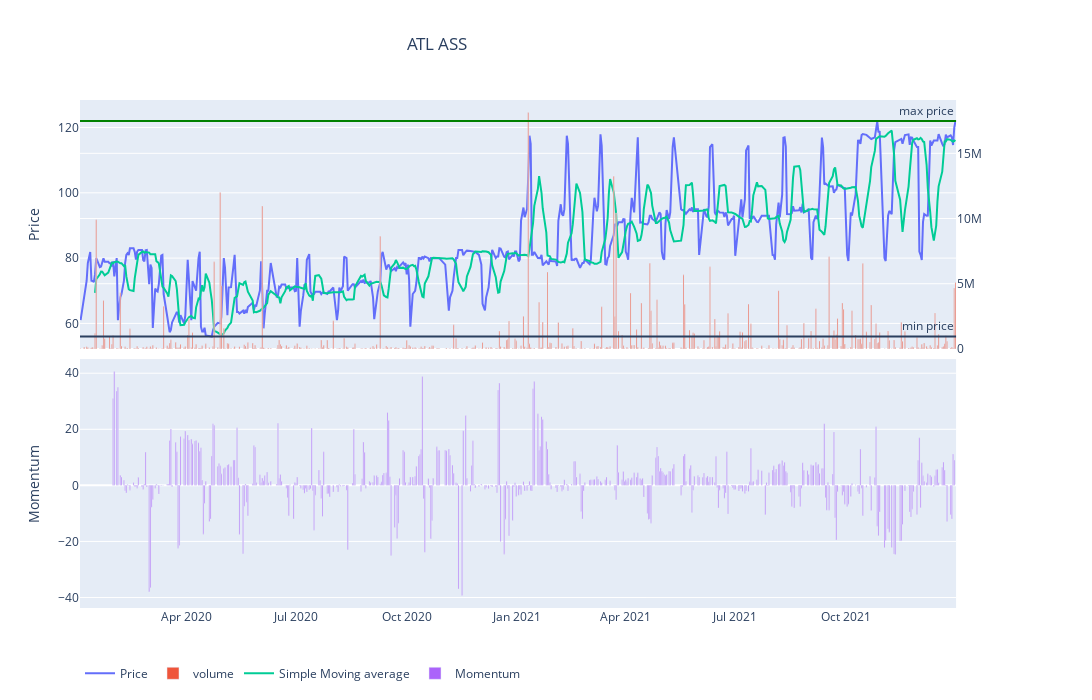

Source (notebook cell):
### Markdown cell above
- Let's understand the algorithm :

### Code cell
df = Stock('ATL ASS')
z = pd.DataFrame(df.data)
z = z [['date','closing','volume']]
   
z['date'] = pd.to_datetime(z['date'], format='%y%m%d') # 

# set the date as index
df1 = z.set_index('date') 

# Momentum parameters :
N = [5, 20, 120, 252]
M = df.moment(df, N)


# SMA parametrs
k = 5
sma = df.SMA(df,k)

# Add an ather axis to my plot
fig = make_subplots(rows=2,cols=1,
                shared_xaxes = True,vertical_spacing = 0.02,
                specs=[[{"secondary_y": True}], [{"secondary_y": False}]],
                )
#fig2 = make_subplots(specs=[[{"secondary_y": True}]]) 

# plot the closing price 
fig.add_trace(go.Scatter(x=df1.index,y=df1['closing'],name='Price'),secondary_y=False,) 

# plot the volume 
fig.add_trace(go.Bar(x=df1.index,y=df1['volume'],name='volume'),secondary_y=True,)

# plot the simple moving average
fig.add_trace(go.Scatter(x=df1.index[k:len(df.data)],y= sma ,name='Simple Moving average'),secondary_y=False,)

# plot the simple moving average
fig.add_trace(go.Bar(x=df1.index[N[1]:len(df.data)], y= M[1] ,name='Momentum'), row=2, col=1, secondary_y=False,)

# update the y axes
#fig2.update_yaxes(visible=True, secondary_y=True) 
#fig2.update_yaxes(visible=True, secondary_y=False)
fig.update_yaxes(title_text="Price", row=1, col=1,secondary_y=False)
fig.update_yaxes(title_text="Momentum", row=2, col=1)

#fig.update_yaxes(title_text="Momentum", row=3, col=1)
fig.add_hline(y=df.df_minp(),row=1, col=1,  annotation_text="min price" )
fig.add_hline(y=df.df_maxp(),row=1, col=1, line_color="green",  annotation_text="max price" )
# show the plots
fig.update_layout(legend=dict(orientation="h",))
fig.update_layout(height=700, width=1100,title={'text': 'ATL ASS', 'x': 0.4})
fig.show()

### Figure 1 — Plotly figure (JSON) as saved in the notebook; plotly's stock layout.template omitted (floating-point values rounded to 4 significant figures; data arrays with more than 128 entries replaced by an {"elided": "..."} marker saying what was removed)
{"data": [{"name": "Price", "type": "scatter", "x": {"elided": "499 str values"}, "xaxis": "x", "y": {"elided": "499 float values"}, "yaxis": "y"}, {"name": "volume", "type": "bar", "x": {"elided": "499 str values"}, "xaxis": "x", "y": {"elided": "499 float values"}, "yaxis": "y2"}, {"name": "Simple Moving average", "type": "scatter", "x": {"elided": "494 str values"}, "xaxis": "x", "y": {"elided": "499 float values"}, "yaxis": "y"}, {"name": "Momentum", "type": "bar", "x": {"elided": "479 str values"}, "xaxis": "x2", "y": {"elided": "478 float values"}, "yaxis": "y3"}], "layout": {"annotations": [{"showarrow": false, "text": "min price", "x": 1, "xanchor": "right", "xref": "x domain", "y": 56, "yanchor": "bottom", "yref": "y"}, {"showarrow": false, "text": "max price", "x": 1, "xanchor": "right", "xref": "x domain", "y": 122, "yanchor": "bottom", "yref": "y"}], "height": 700, "legend": {"orientation": "h"}, "shapes": [{"type": "line", "x0": 0, "x1": 1, "xref": "x domain", "y0": 56, "y1": 56, "yref": "y"}, {"line": {"color": "green"}, "type": "line", "x0": 0, "x1": 1, "xref": "x domain", "y0": 122, "y1": 122, "yref": "y"}], "title": {"text": "ATL ASS", "x": 0.4}, "width": 1100, "xaxis": {"anchor": "y", "domain": [0, 0.94], "matches": "x2", "showticklabels": false}, "xaxis2": {"anchor": "y3", "domain": [0, 0.94]}, "yaxis": {"anchor": "x", "domain": [0.51, 1], "title": {"text": "Price"}}, "yaxis2": {"anchor": "x", "overlaying": "y", "side": "right"}, "yaxis3": {"anchor": "x2", "domain": [0, 0.49], "title": {"text": "Momentum"}}}}
